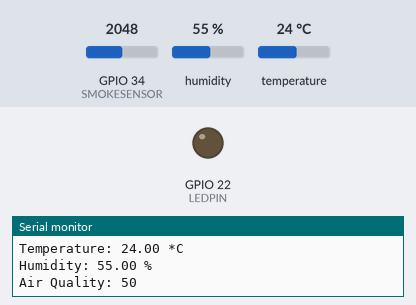
Bench run of a sketch on a simulated ESP32. Shown: output pins drawn as LEDs (lit = HIGH), the last lines printed to the serial monitor. The inputs (shaded band) are chosen by the test bench; at power-on: GPIO 34 (SMOKESENSOR) = 2048, humidity 55 %, temperature 24 °C. WiFi joins after 1.5 s; servers stay silent unless stated; uploads are accepted with an empty reply; pins used as bus, display or sensor lines are not drawn.

Above: at 8.9 s.
9.0 s: GPIO 34 (SMOKESENSOR) set to 1988
At 9.7 s:
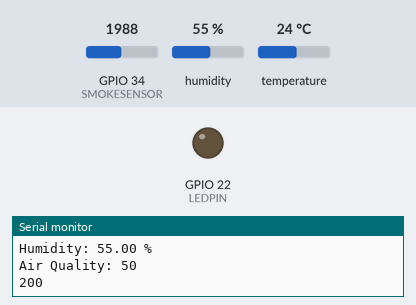
10.7 s: humidity set to 51 %
12.4 s: humidity set to 48 %
At 17.4 s:
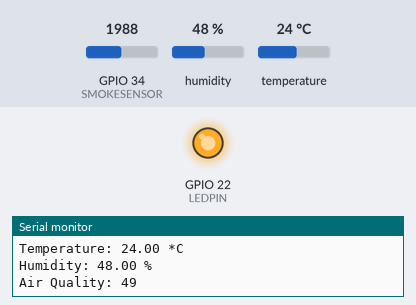
Timing chart, 0 to 20.9 s (numbered marks = the images above; inputs shaded):
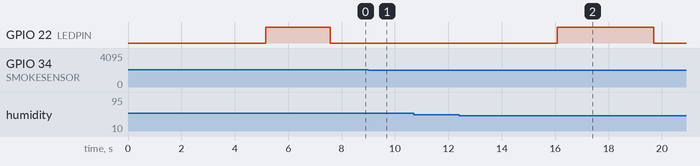

The sketch:

WiFiScan.ino
```cpp
#include <WiFi.h>
#include <HTTPClient.h>
#include <DHT.h>

#define DHTPIN 19       // Pin output data sensor DHT11
#define DHTTYPE DHT11   // Jenis sensor DHT yang digunakan
#define LEDPIN 22       // Pin LED eksternal pada ESP32
#define POWERPIN 23     // Pin untuk sumber tegangan
#define SMOKESENSOR 34  // Pin input data sensor MQ135

DHT dht(DHTPIN, DHTTYPE);

const char* ssid = "Sukses Bersama";
const char* password = "berjuang3";
const char* serverName = "http://192.168.1.44:5000/"; // Ganti dengan alamat IP server Python

void setup() {
  Serial.begin(115200);
  dht.begin();
  pinMode(LEDPIN, OUTPUT);
  pinMode(POWERPIN, OUTPUT);
  digitalWrite(LEDPIN, LOW);
  digitalWrite(POWERPIN, HIGH); // Nyalakan sumber tegangan untuk LED eksternal
  WiFi.begin(ssid, password);

  while (WiFi.status() != WL_CONNECTED) {
    delay(500);
    Serial.print(".");
  }
  Serial.println("Connected to WiFi");
}

void loop() {
  if (WiFi.status() == WL_CONNECTED) {
    float temperature = dht.readTemperature();
    float humidity = dht.readHumidity();
    int sensorValue = analogRead(SMOKESENSOR);
    int airQuality = map(sensorValue, 0, 4095, 1, 100);

    bool isIdeal = true;
    String message = "";

    if (isnan(temperature) || isnan(humidity) || isnan(sensorValue)) {
      Serial.println("Failed to read from sensors!");
      return;
    }

    // Check temperature
    if (temperature < 23.0) {
      isIdeal = false;
      message += "Suhu udara rendah; ";
    } else if (temperature > 35.0) {
      isIdeal = false;
      message += "Suhu udara tinggi; ";
    }

    // Check humidity
    if (humidity < 50.0) {
      isIdeal = false;
      message += "Kelembapan udara rendah; ";
    } else if (humidity > 88.0) {
      isIdeal = false;
      message += "Kelembapan udara tinggi; ";
    }

    // Check air quality
    if (airQuality >= 50) {
      isIdeal = false;
      message += "Kualitas udara buruk; ";
    }

    // Blink LED if not ideal (non-blocking)
    if (!isIdeal) {
      digitalWrite(LEDPIN, millis() % 1000 < 500 ? HIGH : LOW);  // LED berkedip tanpa blocking
    } else {
      digitalWrite(LEDPIN, LOW); // Matikan LED jika kondisi ideal
    }

    // Display readings
    Serial.print("Temperature: ");
    Serial.print(temperature);
    Serial.println(" *C");

    Serial.print("Humidity: ");
    Serial.print(humidity);
    Serial.println(" %");

    Serial.print("Air Quality: ");
    Serial.println(airQuality);

    // Send data to server
    HTTPClient http;
    http.begin(serverName);
    http.addHeader("Content-Type", "application/json");

    String postData = "{\"temperature\":" + String(temperature, 2) + ", \"humidity\":" + String(humidity, 2) + ", \"air_quality\":" + String(airQuality) + ", \"message\":\"" + message + "\"}";

    int httpResponseCode = http.POST(postData);

    if (httpResponseCode > 0) {
      String response = http.getString();
      Serial.println(httpResponseCode);
      Serial.println(response);
    } else {
      Serial.print("Error on sending POST: ");
      Serial.println(httpResponseCode);
    }
    http.end();
  } else {
    Serial.println("Error in WiFi connection");
  }

  delay(1000);  // Delay 1 detik untuk loop utama
}
```

Measured:
- the behaviour switches between 50 and 49 % on humidity (found by bisection; images 1 and 2)
- after the input at 9.0 s, GPIO 22 (LEDPIN): stays LOW (without the input it goes to HIGH after 1.0 s)
- after the input at 12.4 s, GPIO 22 (LEDPIN): LOW → HIGH after 3.7 s, → LOW 3.6 s later
